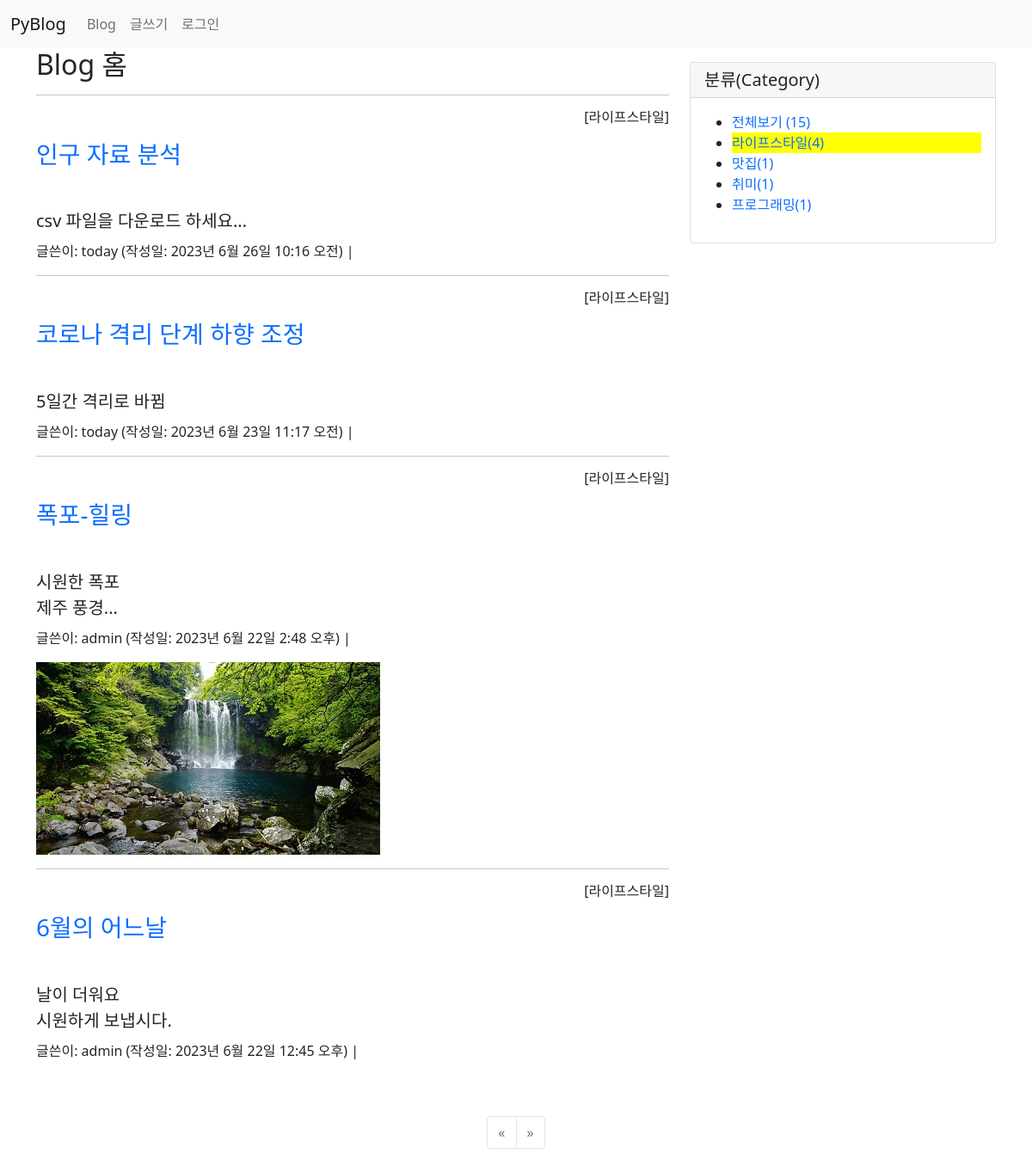
The page /blog/category/라이프스타일/ on the database its author committed.
### blog/models.py (models this page shows, shortened)
class Post(models.Model):
    author = models.ForeignKey(User, on_delete=models.CASCADE)
    title = models.CharField(max_length=100)  #제목
    content = models.TextField()              #내용
    pub_date = models.DateTimeField()         #발행일
    modify_date = models.DateTimeField(null=True, blank=True) #입력 폼이 비어도 됨
    photo = models.ImageField(upload_to='blog/images/%Y/%m/%d/',
                    null=True, blank=True)  #null 허용, 파일을 첨부하지 않을수 있음
    file = models.FileField(upload_to='blog/files/%Y/%m/%d/',
                    null=True, blank=True)
    category = models.ForeignKey(Category, null=True, blank=True,
                    on_delete=models.SET_NULL)

class Category(models.Model):
    name = models.CharField(max_length=50, unique=True)
    slug = models.SlugField(max_length=200, unique=True,
                allow_unicode=True)
    def __str__(self):
        return self.name
    def get_absolute_url(self):
        return reverse('blog:category_page', args=[self.slug])
    class Meta:
        ordering = ['name']  # 이름순 정렬
        verbose_name = 'category'
        verbose_name_plural = 'categories'

### blog/views.py (the view)
# urls.py: path('category/<str:slug>/', views.category_page,
def category_page(request, slug):
    current_category = Category.objects.get(slug=slug) #현재 카테고리 검색
    post_list = Post.objects.filter(category=current_category) # 현 카테고리의 포스트들
    post_list = post_list.order_by('-pub_date')  #날짜순 내림차순
    categories = Category.objects.all() #전체 카테고리
    all_post_list = Post.objects.all()
    total_post = len(all_post_list)
    context = {
        'current_category': current_category,
        'post_list': post_list,
        'categories': categories,
        'total_post': total_post
    }
    return render(request, 'blog/post_list.html', context)

### templates/blog/post_list.html (shortened to what this page needs)
{% extends 'base.html' %}
{% block content %}
<div class="container">
    <div class="row">
        <div class="col-8">
        <h2>Blog 홈</h2>
        {% if post_list %}
            {% for post in post_list %}
                <hr>
                {% if post.category %}
                    <h6 class="text-end">[{{ post.category }}]</h6>
                {% endif %}
                <h3 class="my-3">
                    <a href="{% url 'blog:detail' post.id %}">
                        {{ post.title }}
                    </a>
                </h3>
                <h5 style="white-space: pre-line; line-height: 1.5">
                    {{ post.content }}
                </h5>
                <p>글쓴이: {{ post.author }} (작성일: {{ post.pub_date }}) |
                </p>
                {% if post.photo %}
                    <img src="{{ post.photo.url }}">
                {% endif %}
            {% endfor %}
        {% else %}
            <p>포스트가 없습니다.</p>
        {% endif %}
        </div>
        <div class="col-4">
            <div class="card my-3">
            <h5 class="card-header">분류(Category)</h5>
                <div class="card-body">
                    <ul>
                        <li>
                            <a href="{% url 'blog:post_list' %}">
                                {% if not current_category %}
                                <b>전체보기 ({{ total_post }})</b>
                                {% else %}
                                전체보기 ({{ total_post }})
                                {% endif %}
                            </a>
                        </li>
                        {% for category in categories %}
                            {% if current_category.slug == category.slug %}
                            <li style="background: #ff0">
                                <a href="{{ category.get_absolute_url }}">
                                {{ category.name }}({{ category.post_set.count }})
                                </a>
                            </li>
                            {% else %}
                            <li>
                                <a href="{{ category.get_absolute_url }}">
                                {{ category.name }}({{ category.post_set.count }})
                                </a>
                            </li>
                            {% endif %}
                        {% endfor %}
                    </ul>
                </div>
            </div>
        </div>
    </div>
    <ul class="pagination justify-content-center mt-5 mb-5">
        {% if post_list.has_previous %}
            <li class="page-item">
                <a class="page-link"
                   href="?page={{ post_list.previous_page_number }}">&laquo;</a>
            </li>
        {% else %}
            <li class="page-item disabled">
                <a class="page-link" href="">&laquo;</a>
            </li>
        {% endif %}
        {% if post_list.has_next %}
            <li class="page-item">
                <a class="page-link"
                   href="?page={{ post_list.next_page_number }}">&raquo;</a>
            </li>
        {% else %}
            <li class="page-item disabled">
                <a class="page-link" href="">&raquo;</a>
            </li>
        {% endif %}
    </ul>
</div>
{% endblock %}

### static/blog/css/style.css (style rules this page uses)
a { text-decoration: none; }

### rows shown on the page
Post: category "라이프스타일", title "인구 자료 분석", content "csv 파일을 다운로드 하세요...", author "today", pub_date "2023년 6월 26일 10:16 오전"
Post: category "라이프스타일", title "코로나 격리 단계 하향 조정", content "5일간 격리로 바뀜", author "today", pub_date "2023년 6월 23일 11:17 오전"
Post: category "라이프스타일", title "폭포-힐링", content "시원한 폭포 제주 풍경...", author "admin", pub_date "2023년 6월 22일 2:48 오후", photo (picture)
Post: category "라이프스타일", title "6월의 어느날", content "날이 더워요 시원하게 보냅시다.", author "admin", pub_date "2023년 6월 22일 12:45 오후"
Category: name "라이프스타일", post_set.count "4"
Category: name "맛집", post_set.count "1"
Category: name "취미", post_set.count "1"
Category: name "프로그래밍", post_set.count "1"

### other values the page prints
{{ total_post }} "15"
